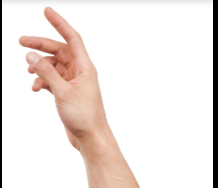
#> input picture Classifier/image.png, 218 x 188 px
$ python HOGify.py
#> lines starting #> are read from the running program, lines starting #| are printed output that depends on the picture
import cv2
import numpy as np
from skimage.feature import hog
import matplotlib.pyplot as plt

# Loading an example image
image = cv2.imread('image.png')
#> image is the input picture: shape (188, 218, 3); mean B, G, R 224.4, 228.7, 238.4
image = cv2.cvtColor(image, cv2.COLOR_BGR2RGB) # Convert BGR to RGB
image_gray = cv2.cvtColor(image, cv2.COLOR_RGB2GRAY) # Converting image to grayscale
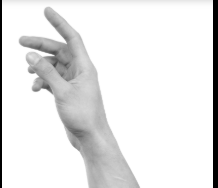
#> image_gray: shape (188, 218); min 0, max 255, mean 231.1

# Extract HOG features
features, hog_image = hog(image_gray, orientations=9, pixels_per_cell=(8, 8),
                          cells_per_block=(2, 2), visualize=True)
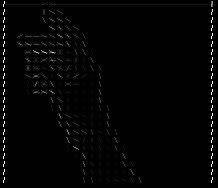
#> hog_image: shape (188, 218) float64; min 0, max 64.43, mean 0.8; drawn with min black and max white
plt.figure(figsize=(8, 4))
plt.subplot(1, 2, 1)
plt.imshow(image_gray, cmap='gray')
plt.title('Input image')

plt.subplot(1, 2, 2)
plt.imshow(hog_image, cmap='gray')
plt.title('HOG features')
plt.show()
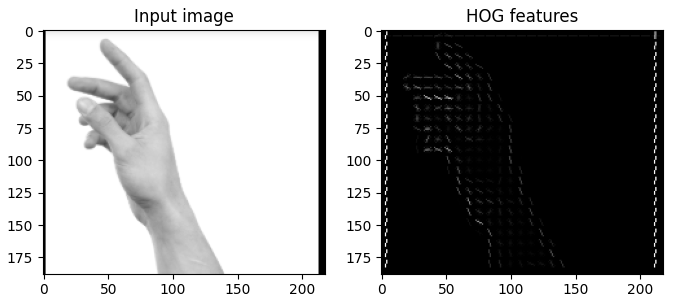
#> figure drawn by matplotlib, 2 panels
